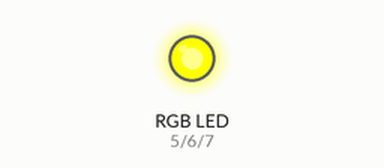
Recording of a sketch running on a simulated Arduino Uno, built with avr-gcc and run on an emulated ATmega328P. Parts: an RGB LED mixed from three pins (HIGH = lit).

Above: at 0.05 s.
At 0.75 s:
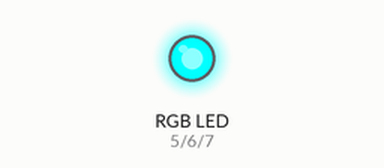
At 1.4 s:
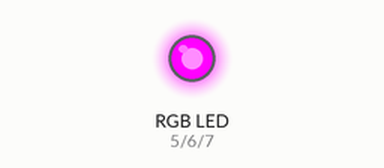
Timing chart, 0 to 3.3 s (numbered marks = the images above):
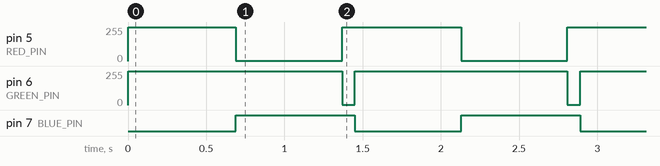

Measured:
- by itself, pin 5 (RED_PIN): alternates 255/255 for 0.76 s and 1/255 for 0.68 s
- by itself, pin 6 (GREEN_PIN): alternates 255/255 for 1.4 s and 1/255 for 0.08 s
- by itself, pin 7 (BLUE_PIN): alternates HIGH for 0.76 s and LOW for 0.68 s

The sketch:

hardcorecode.ino
```cpp
const int RED_PIN = 5;
const int GREEN_PIN = 6;
const int BLUE_PIN = 7;

const int NUM_LEDS = 143;
const int DELAY_MS = 10;

void setup() {
  pinMode(RED_PIN, OUTPUT);
  pinMode(GREEN_PIN, OUTPUT);
  pinMode(BLUE_PIN, OUTPUT);
}

void setColor(int red, int green, int blue) {
  analogWrite(RED_PIN, red);
  analogWrite(GREEN_PIN, green);
  analogWrite(BLUE_PIN, blue);
}

void loop() {
  // Continuously shift the rainbow colors
  for (int offset = 0; offset < NUM_LEDS; offset++) {
    for (int i = 0; i < NUM_LEDS; i++) {
      int hue = map((i + offset) % NUM_LEDS, 0, NUM_LEDS, 0, 255);
      int saturation = 255; // Full saturation
      int value = 255; // Full brightness

      int red, green, blue;
      hsvToRgb(hue, saturation, value, red, green, blue);

      setColor(red, green, blue);
      delay(DELAY_MS);
    }
  }
}

void hsvToRgb(int hue, int saturation, int value, int &red, int &green, int &blue) {
  int c = (value * saturation) >> 8;
  int x = c * (255 - abs((hue / 60) % 2 - 1)) >> 8;
  int m = value - c;

  if (hue < 60) {
    red = c; green = x; blue = 0;
  } else if (hue < 120) {
    red = x; green = c; blue = 0;
  } else if (hue < 180) {
    red = 0; green = c; blue = x;
  } else if (hue < 240) {
    red = 0; green = x; blue = c;
  } else if (hue < 300) {
    red = x; green = 0; blue = c;
  } else {
    red = c; green = 0; blue = x;
  }

  red = (red + m) & 0xFF;
  green = (green + m) & 0xFF;
  blue = (blue + m) & 0xFF;
}
```
